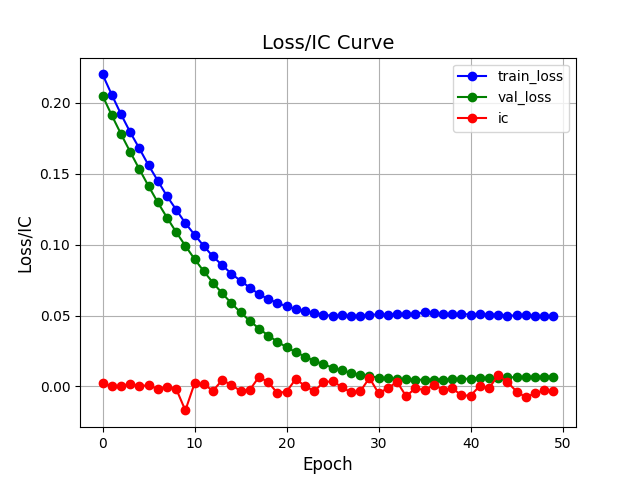

Here is the Python script that generated this plot:
import torch
import torch.nn as nn
import torch.optim as optim
from torch_geometric.nn import GATConv
import sys
import os
import matplotlib.pyplot as plt
import torch.nn.functional as F
import numpy as np 
from scipy.stats import spearmanr 
from model_config import Gru_gat_Config
sys.path.append(os.path.abspath(os.path.join(os.path.dirname(__file__), '..')))
from main import train_data, test_data,  val_data
from baseline.train_config import train_model, test_model, calculate_metrics

device = torch.device("cuda" if torch.cuda.is_available() else "cpu")

class GRU_GAT_Model(nn.Module):
    def __init__(self, input_size, hidden_size, output_size, gru_layers=2, num_heads=4):
        super(GRU_GAT_Model, self).__init__()
        
        # GRU layer
        self.gru = nn.GRU(input_size, hidden_size, num_layers=gru_layers, batch_first=True)
        
        # GAT layer
        self.gat1 = GATConv(hidden_size, hidden_size, heads=num_heads, dropout=0.6)
        self.gat2 = GATConv(hidden_size * num_heads, output_size, heads=1, dropout=0.6)
        
    def forward(self, x, edge_index):
        # x: Node features (batch_size, seq_len, num_nodes, feature_dim)
        # edge_index: Graph connectivity (edge_index[0], edge_index[1])
        
        # First, process through GRU (Time-series part)
        x, _ = self.gru(x)  # x: (batch_size, seq_len, hidden_size)
       
        # GAT layer
        x = self.gat1(x, edge_index)
        x = torch.relu(x)
        x = self.gat2(x, edge_index)
        
        return x


# Hyperparameters
input_size = Gru_gat_Config.input_size  
hidden_size = Gru_gat_Config.hidden_size
output_size = Gru_gat_Config.output_size 
num_heads = Gru_gat_Config.num_heads
lr = Gru_gat_Config.lr
num_nodes = Gru_gat_Config.num_nodes  
epochs = Gru_gat_Config.epochs
gru_layers=Gru_gat_Config.gru_layers

model = GRU_GAT_Model(input_size, hidden_size, output_size, gru_layers, num_heads).to(device)

# 训练模型
loss_values, val_loss_values, IC = train_model(model, train_data, val_data, epochs=epochs, lr=lr)

# 绘制训练时的损失曲线
epochs_range = range(epochs)
plt.plot(epochs_range, loss_values, marker='o', linestyle='-', color='b', label='train_loss')
plt.plot(epochs_range, val_loss_values, marker='o', linestyle='-', color='g', label='val_loss')
plt.plot(epochs_range, IC, marker='o', linestyle='-', color='r', label='ic')
plt.title('Loss/IC Curve', fontsize=14)
plt.xlabel('Epoch', fontsize=12)
plt.ylabel('Loss/IC', fontsize=12)
plt.grid(True)
plt.legend()
plt.show()
plt.savefig('/root/firsttry/baseline/GRU+GAT.png')

# 测试模型
pred_values, target_values = test_model(model, test_data)
pred_values, target_values = [t.cpu() for t in pred_values], [t.cpu() for t in target_values]

# 计算评价指标
ic, rank_ic, icir, rankicir = calculate_metrics(pred_values, target_values)

# 输出四个评价指标
print(f'gru+gat_IC: {ic}')
print(f'gru+gat_RankIC: {rank_ic}')
print(f'gru+gat_ICIR: {icir}')
print(f'gru+gat_RankICIR: {rankicir}')

# 绘制实际值与预测值对比
plt.figure()
plt.style.use('ggplot')
# 创建折线图
plt.plot(target_values, label='real', color='blue')  # 实际值
plt.plot(pred_values, label='forecast', color='red', linestyle='--')  # 预测值

# 增强视觉效果
plt.grid(True)
plt.title('real vs forecast')
plt.ylabel('value')
plt.legend()
plt.savefig('/root/firsttry/baseline/GRU+GAT_testing_real_forecast.png')

